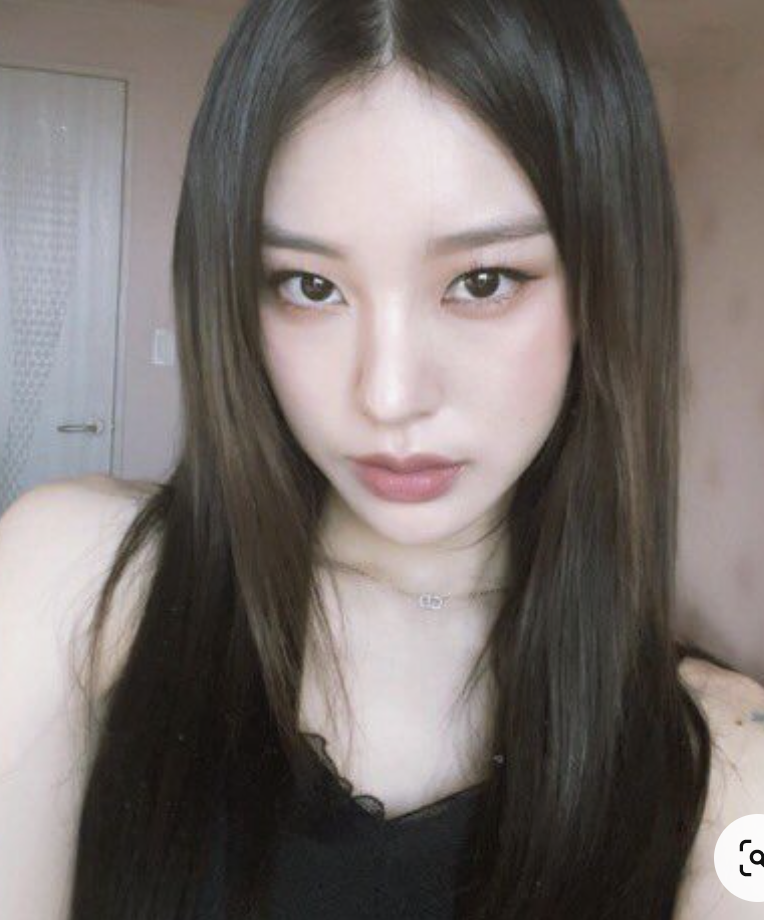
#> input picture pure/models/noze2.jpg, 764 x 920 px
$ jupyter execute resize-img-1.ipynb
#> lines starting #> are read from the running program, lines starting #| are printed output that depends on the picture
[cell 1]
import cv2
import numpy as np

[cell 2]
file_1_path = "./pure/models/noze2.jpg"
file_2_path = "./pure/models/aiki2.jpg"

[cell 3]
img1 = cv2.imread(file_1_path)
#> img1 is the input picture: shape (920, 764, 3); mean B, G, R 109.6, 112.6, 120.4
img2 = cv2.imread(file_2_path)
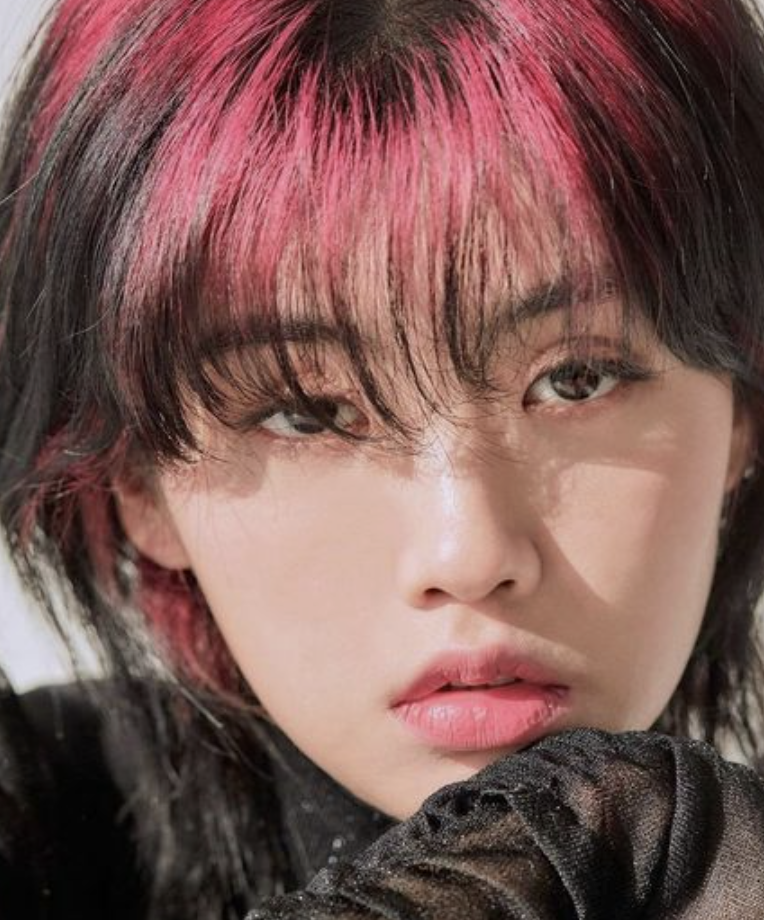
#> input picture pure/models/aiki2.jpg, 764 x 920 px
#> img2 is the input picture: shape (920, 764, 3); mean B, G, R 83.7, 87.9, 121
print(img1.shape)
#| (920, 764, 3)
print(img2.shape)
#| (920, 764, 3)

[cell 4]
output = cv2.resize(img2,(img1.shape[1],img1.shape[0]),interpolation = cv2.INTER_AREA)
cv2.imwrite('./pure/models/noze1_re.jpg',output)
img3 = cv2.imread('./pure/models/noze1_re.jpg')
print(img3.shape)
#| (920, 764, 3)
# cv2.imshow('Result',img1)
# cv2.waitKey(0)
# ,1118

[cell 5]
morph_img = cv2.addWeighted(img1,0.5,img3,0.5,0)
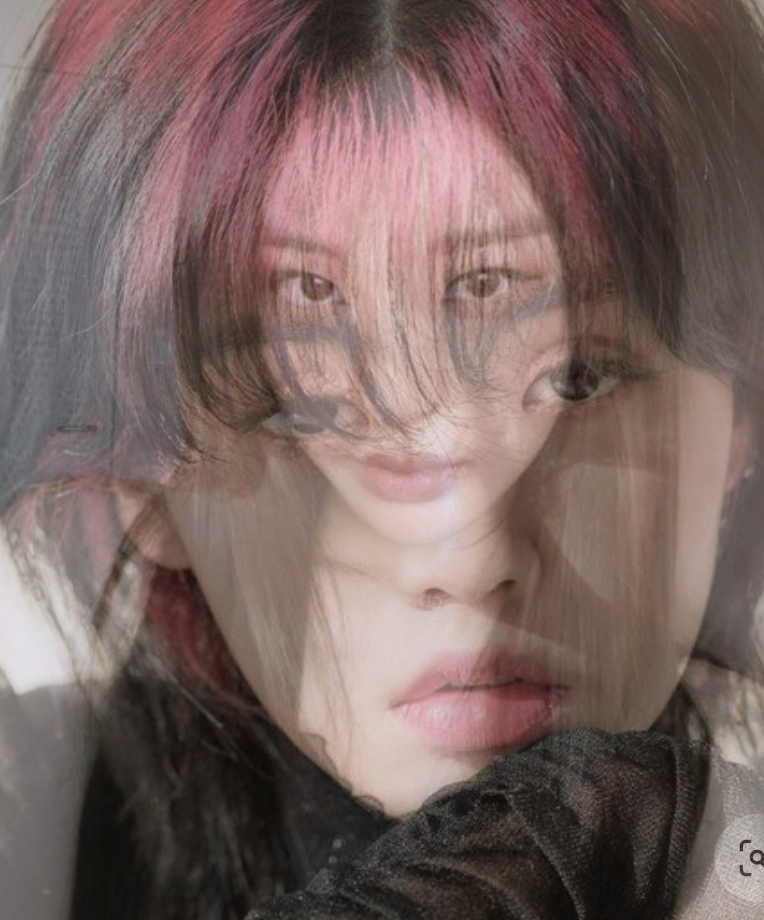
#> morph_img: shape (920, 764, 3); mean B, G, R 96.6, 100.3, 120.7

[cell 6]
save_img = np.hstack((img1,morph_img,img3))
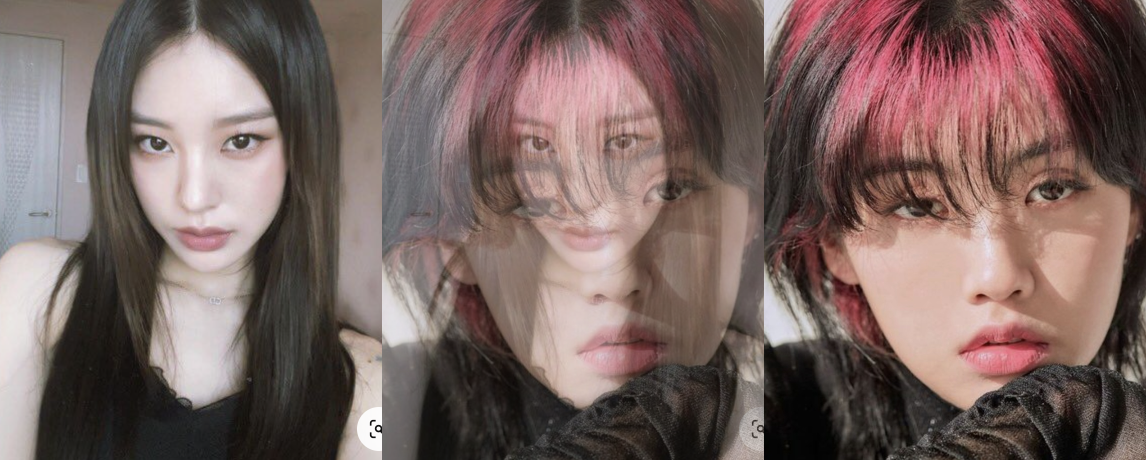
#> save_img: shape (920, 2292, 3) (shown at 1/2 size); mean B, G, R 96.6, 100.3, 120.7
cv2.imwrite("./output/morph_119.jpg",save_img)
cv2.imshow("morph_img",save_img)
cv2.waitKey(0)
